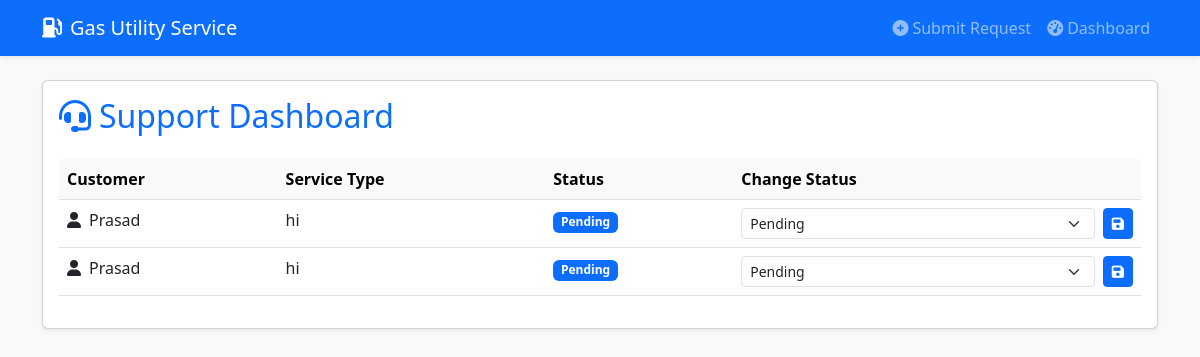
The page /support/dashboard/ on the database as committed earlier.
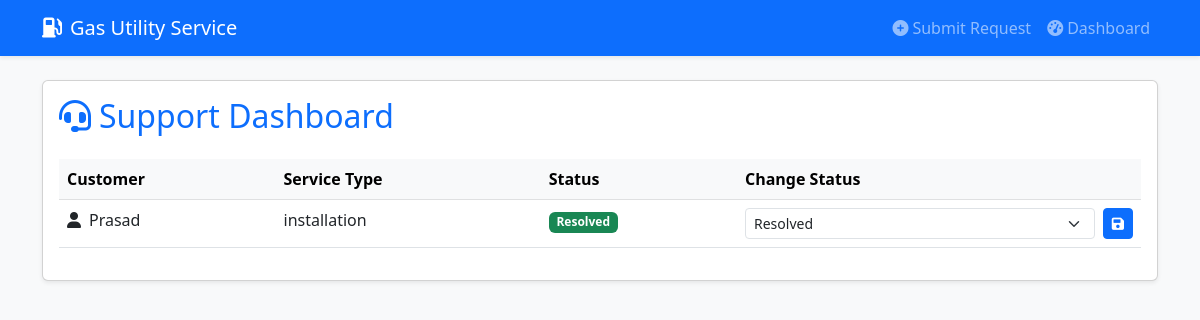
The same page on the database as committed later.
### customers/models.py (models this page shows, shortened)
class ServiceRequest(models.Model):
    STATUS_CHOICES = (
        ('pending', 'Pending'),
        ('in_progress', 'In Progress'),
        ('resolved', 'Resolved'),
        ('completed', 'Completed'),
    )
    customer = models.ForeignKey(Customer, on_delete=models.CASCADE)
    service_type = models.CharField(max_length=100)
    details = models.TextField()
    status = models.CharField(
        max_length=20,
        choices=STATUS_CHOICES,
        default='pending'
    )
    created_at = models.DateTimeField(auto_now_add=True)
    updated_at = models.DateTimeField(auto_now=True)
    class Meta:
        ordering = ['-created_at']

class Customer(models.Model):
    user = models.OneToOneField(User, on_delete=models.CASCADE)
    phone = models.CharField(max_length=15)
    address = models.TextField()

### support/views.py (the view, shortened to what this page needs)
# urls.py: path('dashboard/', views.support_dashboard, name='dashboard'),
def support_dashboard(request):
    requests = ServiceRequest.objects.all()
    return render(request, 'support/dashboard.html', {'requests': requests})

### customers/templates/support/dashboard.html (shortened to what this page needs)
{% extends "base.html" %}
{% block content %}
<div class="card shadow-sm">
    <div class="card-body">
        <h2 class="card-title text-primary mb-4">
            <i class="fas fa-headset me-2"></i>Support Dashboard
        </h2>
        <div class="table-responsive">
            <table class="table table-hover">
                <thead class="table-light">
                    <tr>
                        <th>Customer</th>
                        <th>Service Type</th>
                        <th>Status</th>
                        <th>Change Status</th>
                    </tr>
                </thead>
                <tbody>
                    {% for req in requests %}
                    <tr>
                        <td>
                            <i class="fas fa-user me-2"></i>{{ req.customer.user.username }}
                        </td>
                        <td>{{ req.service_type }}</td>
                        <td>
                            <span class="badge bg-{% if req.status == 'Resolved' %}success{% elif req.status == 'In Progress' %}warning{% else %}primary{% endif %}">
                                {{ req.status }}
                            </span>
                        </td>
                        <td>
                            <form method="POST" class="d-flex gap-2">
                                <select name="status" class="form-select form-select-sm">
                                    <option value="Pending" {% if req.status == 'Pending' %}selected{% endif %}>Pending</option>
                                    <option value="Resolved" {% if req.status == 'Resolved' %}selected{% endif %}>Resolved</option>
                                </select>
                                <button type="submit" class="btn btn-primary btn-sm">
                                    <i class="fas fa-save"></i>
                                </button>
                            </form>
                        </td>
                    </tr>
                    {% endfor %}
                </tbody>
            </table>
        </div>
    </div>
</div>
{% endblock %}

### customers/templates/base.html (shortened to what this page needs)
<!DOCTYPE html>
<html lang="en">
<head>
    <link href="https://cdn.jsdelivr.net/npm/bootstrap@5.3.0/dist/css/bootstrap.min.css" rel="stylesheet">
    <link href="https://cdnjs.cloudflare.com/ajax/libs/font-awesome/6.0.0/css/all.min.css" rel="stylesheet">
</head>
<body class="bg-light">
    <nav class="navbar navbar-expand-lg navbar-dark bg-primary shadow-sm">
        <div class="container">
            <a class="navbar-brand" href="{% url 'customers:dashboard' %}">
                <i class="fas fa-gas-pump me-2"></i>Gas Utility Service
            </a>
            <div class="collapse navbar-collapse" id="navbarNav">
                <ul class="navbar-nav ms-auto">
                    <li class="nav-item">
                        <a class="nav-link" href="{% url 'customers:create_request' %}">
                            <i class="fas fa-plus-circle me-1"></i>Submit Request
                        </a>
                    </li>
                    <li class="nav-item">
                        <a class="nav-link" href="{% url 'customers:dashboard' %}">
                            <i class="fas fa-tachometer-alt me-1"></i>Dashboard
                        </a>
                    </li>
                </ul>
            </div>
        </div>
    </nav>
    <div class="container py-4">
        {% block content %}
        {% endblock %}
    </div>
</body>
</html>

Rows that differ between the two databases and show on the page:
removed ServiceRequest: customer.user.username "Prasad", service_type "hi", status "Pending"
removed ServiceRequest: customer.user.username "Prasad", service_type "hi", status "Pending"
added ServiceRequest: customer.user.username "Prasad", service_type "installation", status "Resolved"
